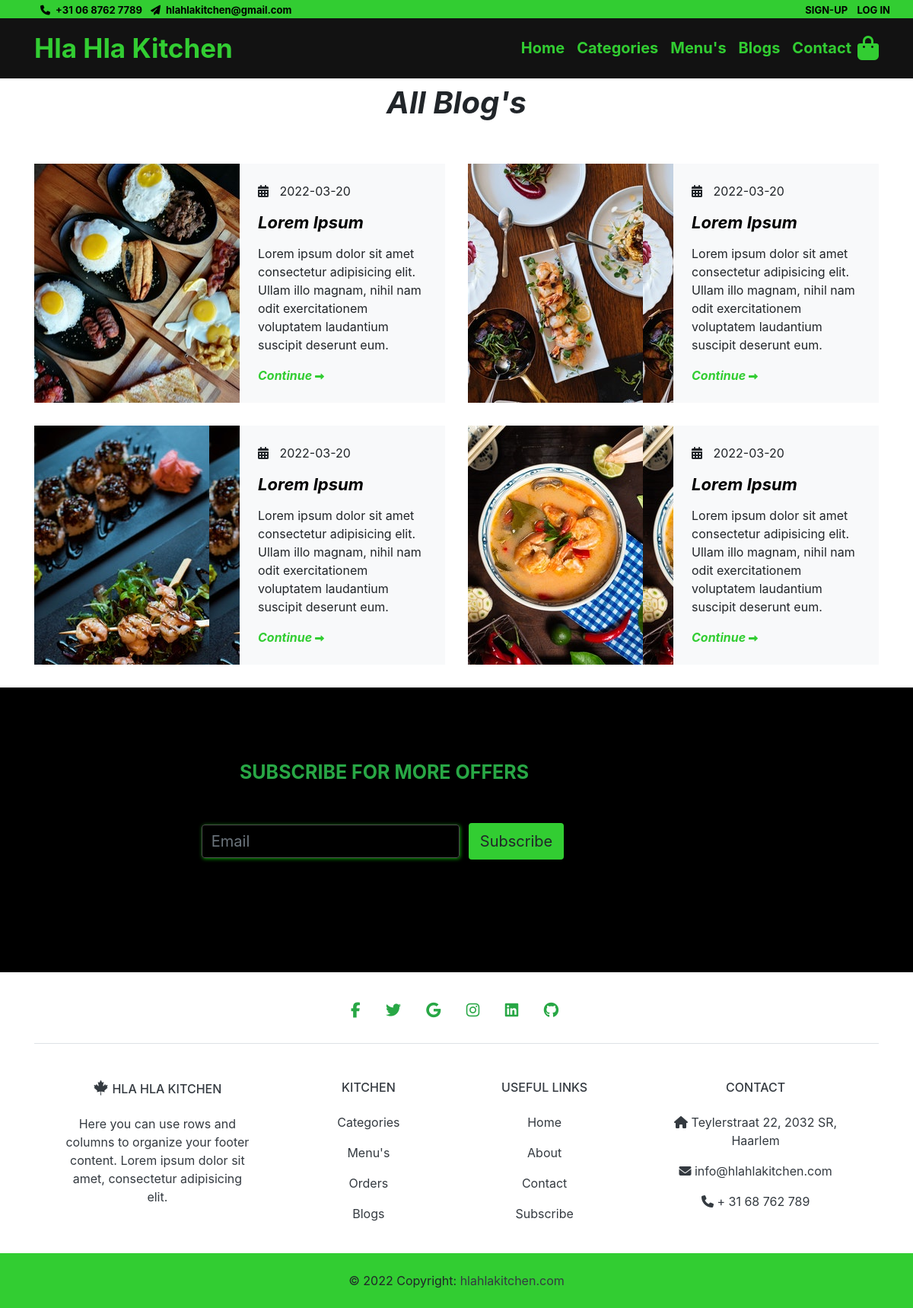
/blogs.php, run on the app's committed database.
### tables this page shows
CREATE TABLE blogs (
    		    blogid int(11) not null,
		    title varchar(60) not null,			
		    body varchar(200) not null,
		    blogdate date default(CURRENT_DATE) not null,
		    image varchar(200) not null);

### blogs.php (the view)
<?php include("head.php");?>
 <section class="blog-section">
    <div class="container">
        <div class="row justify-content-center mb-5">
            <div class="col-md-7 text-center">
                <h2 class="blog-heading mt-2">All Blog's</h2>
            </div>
        </div>
        <div class="row d-flex">
                <?php
                    $result = $mysqli->query("SELECT * FROM blogs LIMIT 4");
                    $rows = $result->fetch_all(MYSQLI_ASSOC);
                    foreach($rows as $row){
                ?>
            <div class="col-lg-6 d-flex align-items-stretch">
                <div class="blog-start d-flex">
                    <a href="#"class="block-20 img"
                    style="background-image: url('<?php echo $row['image'] ?>');">
                    </a>
                    <div class="text p-4 bg-light">
                        <div class="des">
                            <p><i class="fa fa-calendar"></i>
                            <?php echo $row['blogdate'] ?>
                            </p>
                        </div>
                        <h3 class="heading mb-3">
                            <a href="#">
                            <?php echo $row['title'] ?>
                            </a>
                        </h3>
                        <p><?php echo $row['body'] ?></p>
                        <a href="#" class="btn-custom">Continue
                            <i class="fa fa-long-arrow-right"></i>
                        </a>
                    </div>
                </div>
            </div>
            <?php } ?>
        </div>
    </div>
</section>
    <?php include("footer.php");?>

### main.css (style rules this page uses)
body { font-family: 'Lato', sans-serif; }
.blog-heading { text-align: center; font-size: 40px; font-weight: bold; font-style: italic; }
.blog-start { overflow: hidden; width: 100%; position: relative; z-index:0; }
@media (min-width: 768px) { .blog-start { margin-bottom: 30px; } }
.blog-start .img, .blog-start .text { width: 50%; }
.blog-start .text { position:relative; margin: 0 auto; z-index: 0; }
.blog-start .text .heading { font-size: 22px; margin-bottom: 0; font-weight: bold; font-style: italic; }
.blog-start .text .heading a { color: #000; }
.blog-start .des p i { padding-right: 10px; }
.blog-start .btn-custom { color: #32cd32; font-style: italic; font-weight: bold; }
.blog-start .btn-custom i { font-size: 12px; }

### data on the page
blogs: image (picture), blogdate "2022-03-20", title "Lorem Ipsum", body "Lorem ipsum dolor sit amet consectetur adipisicing elit. Ullam illo magnam, nihil nam odit exercitationem voluptatem laudantium suscipit deserunt eum."
blogs: image (picture), blogdate "2022-03-20", title "Lorem Ipsum", body "Lorem ipsum dolor sit amet consectetur adipisicing elit. Ullam illo magnam, nihil nam odit exercitationem voluptatem laudantium suscipit deserunt eum."
blogs: image (picture), blogdate "2022-03-20", title "Lorem Ipsum", body "Lorem ipsum dolor sit amet consectetur adipisicing elit. Ullam illo magnam, nihil nam odit exercitationem voluptatem laudantium suscipit deserunt eum."
blogs: image (picture), blogdate "2022-03-20", title "Lorem Ipsum", body "Lorem ipsum dolor sit amet consectetur adipisicing elit. Ullam illo magnam, nihil nam odit exercitationem voluptatem laudantium suscipit deserunt eum."
